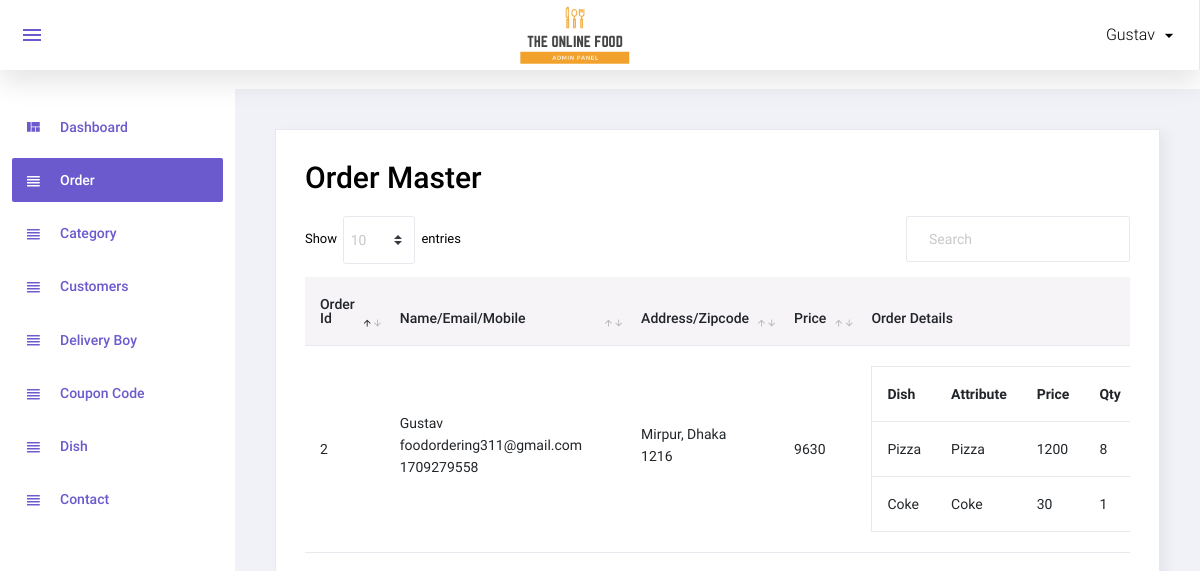
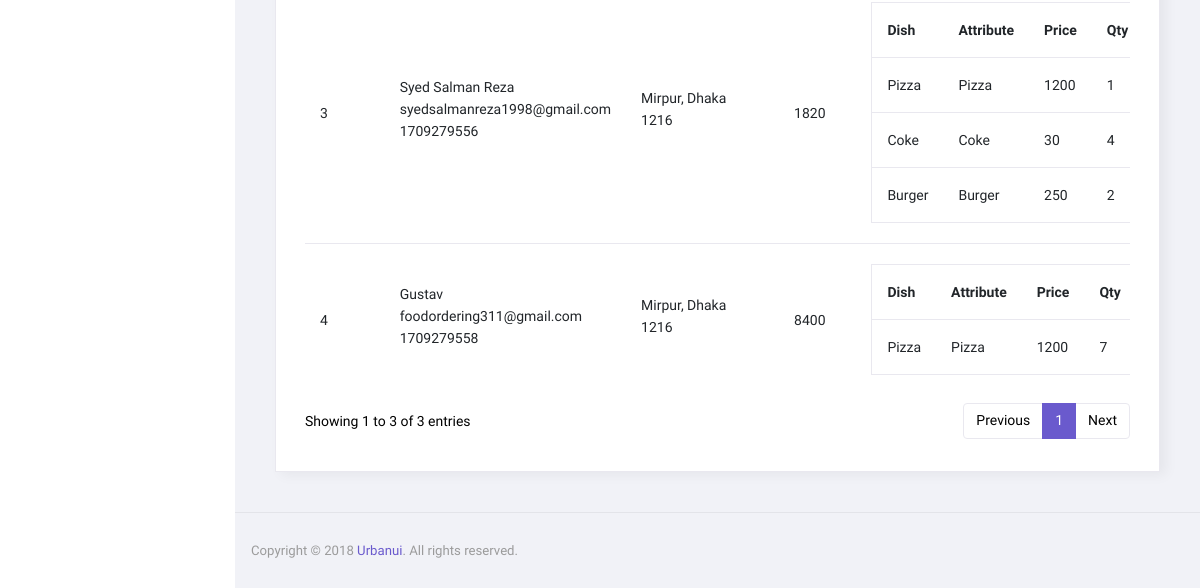
/admin/order.php (signed in), run on an earlier commit of the app's database (2 pictures, top to bottom).
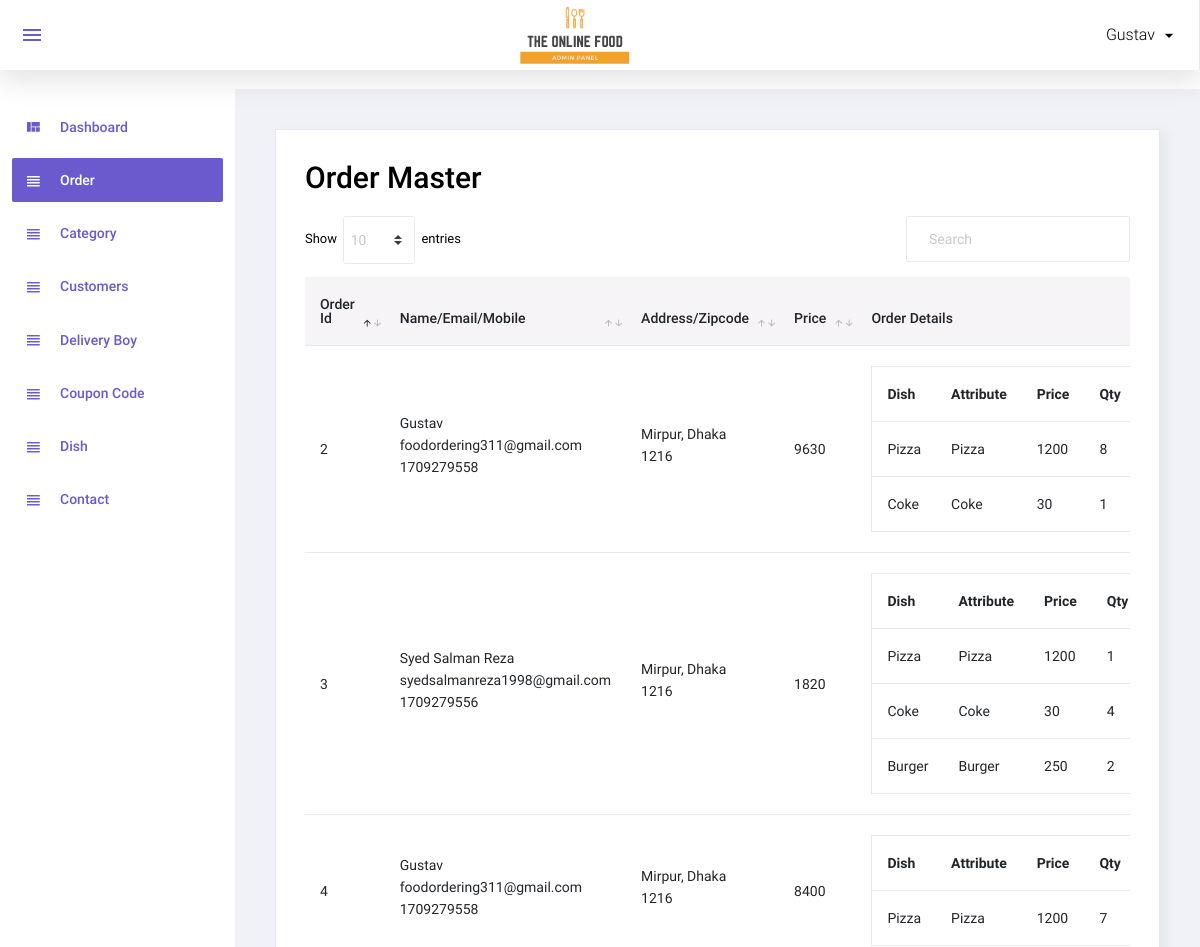
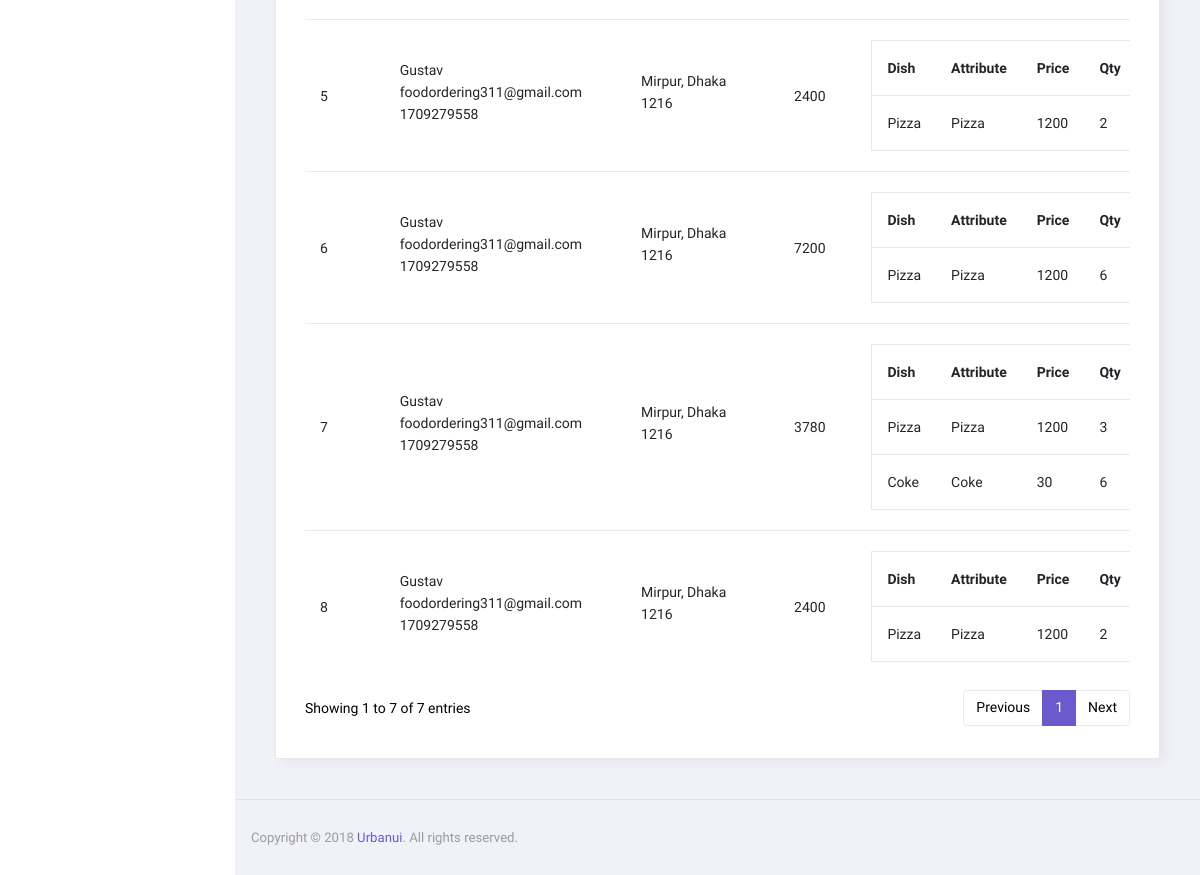
And on a later commit of the database (2 pictures, top to bottom).
### tables this page shows
CREATE TABLE `order_master` (
  `id` int(11) NOT NULL,
  `user_id` int(11) NOT NULL,
  `name` varchar(50) NOT NULL,
  `email` varchar(50) NOT NULL,
  `phone` varchar(50) NOT NULL,
  `address` text NOT NULL,
  `total_price` float NOT NULL,
  `coupon_code` varchar(20) NOT NULL,
  `final_price` float NOT NULL,
  `zipcode` varchar(10) NOT NULL,
  `delivery_boy_id` int(11) NOT NULL,
  `payment_status` varchar(20) NOT NULL,
  `order_status` int(11) NOT NULL,
  `added_on` datetime NOT NULL,
  `payment_type` varchar(20) NOT NULL
);

CREATE TABLE `order_detail` (
  `id` int(11) NOT NULL,
  `order_id` int(11) NOT NULL,
  `dish_details_id` int(11) NOT NULL,
  `price` float NOT NULL,
  `qty` int(11) NOT NULL
);

CREATE TABLE `dish` (
  `id` int(11) NOT NULL,
  `category_id` int(11) NOT NULL,
  `dish` varchar(100) NOT NULL,
  `dish_detail` text NOT NULL,
  `image` varchar(100) NOT NULL,
  `status` int(11) NOT NULL,
  `added_on` datetime NOT NULL
);

CREATE TABLE `dish_details` (
  `id` int(11) NOT NULL,
  `dish_id` int(11) NOT NULL,
  `attribute` varchar(100) NOT NULL,
  `price` int(11) NOT NULL,
  `status` int(11) NOT NULL,
  `added_on` datetime NOT NULL
);

### function.inc.php (called while the page is built, shortened)
    <?php
function getOrderDetails($oid){
    global $con;
    $sql="select order_detail.price,order_detail.qty,dish_details.attribute,dish.dish
	from order_detail,dish_details,dish
	WHERE
	order_detail.order_id=$oid AND
	order_detail.dish_details_id=dish_details.id AND
	dish_details.dish_id=dish.id";
    $data=array();
    $res=mysqli_query($con,$sql);
    while($row=mysqli_fetch_assoc($res)){
        $data[]=$row;
    }
    return $data;
}
?>

### admin/order.php (the view, shortened to what this page needs)
<?php
include('top.php');
$sql="select order_master.*,order_status.order_status as order_status_str from order_master,order_status where order_master.order_status=order_status.id order by order_master.id desc";
$res=mysqli_query($con,$sql);
?>
    <div class="card">
        <div class="card-body">
            <h1 class="grid_title">Order Master</h1>
            <div class="row grid_box">
                <div class="col-12">
                    <div class="table-responsive">
                        <table id="order-listing" class="table">
                            <thead>
                            <tr>
                                <th width="5%">Order Id</th>
                                <th width="20%">Name/Email/Mobile</th>
                                <th width="20%">Address/Zipcode</th>
                                <th width="5%">Price</th>
                                <th width="10%">Order Details</th>
                            </tr>
                            </thead>
                            <tbody>
                            <?php if(mysqli_num_rows($res)>0){
                                while($row=mysqli_fetch_assoc($res)){
                                    ?>
                                    <tr>
                                        <td><?php echo $row['id']?></td>
                                        <td>
                                            <p><?php echo $row['name']?></p>
                                            <p><?php echo $row['email']?></p>
                                            <p><?php echo $row['phone']?></p>
                                        <td>
                                            <p><?php echo $row['address']?></p>
                                            <p><?php echo $row['zipcode']?></p>
                                        </td>
                                        <td><?php echo $row['total_price']?></td>
                                        <td>
                                            <table style="border:1px solid #e9e8ef;">
                                                <tr>
                                                    <th>Dish</th>
                                                    <th>Attribute</th>
                                                    <th>Price</th>
                                                    <th>Qty</th>
                                                </tr>
                                                <?php
                                                $getOrderDetails=getOrderDetails($row['id']);
                                                foreach($getOrderDetails as $list){
                                                    ?>
                                                    <tr>
                                                        <td><?php echo $list['dish']?></td>
                                                        <td><?php echo $list['attribute']?></td>
                                                        <td><?php echo $list['price']?></td>
                                                        <td><?php echo $list['qty']?></td>
                                                    </tr>
                                                    <?php
                                                }
                                                ?>
                                            </table>
                                        </td>
                                    </tr>
                                    <?php
                                } } else { ?>
                                <tr>
                                    <td colspan="5">No data found</td>
                                </tr>
                            <?php } ?>
                            </tbody>
                        </table>
                    </div>
                </div>
            </div>
        </div>
    </div>
<?php include('footer.php');?>

What changed in the data, as far as the page shows it:
added order_master: id "8", name "Gustav", email "foodordering311@gmail.com", phone "1709279558", address "Mirpur, Dhaka", zipcode "1216", total_price "2400"
added order_detail: dish.dish "Pizza", dish_details.attribute "Pizza", price "1200", qty "2"
added order_master: id "7", name "Gustav", email "foodordering311@gmail.com", phone "1709279558", address "Mirpur, Dhaka", zipcode "1216", total_price "3780"
added order_detail: dish.dish "Pizza", dish_details.attribute "Pizza", price "1200", qty "3", shown under "7"
added order_detail: dish.dish "Coke", dish_details.attribute "Coke", price "30", qty "6", shown under "7"
added order_master: id "6", name "Gustav", email "foodordering311@gmail.com", phone "1709279558", address "Mirpur, Dhaka", zipcode "1216", total_price "7200"
added order_detail: dish.dish "Pizza", dish_details.attribute "Pizza", price "1200", qty "6"
added order_master: id "5", name "Gustav", email "foodordering311@gmail.com", phone "1709279558", address "Mirpur, Dhaka", zipcode "1216", total_price "2400"
Also different on the page:
text written by a page script: "Show entries Showing 1 to 3 of 3 entries Previous 1 Next" → "Show entries Showing 1 to 7 of 7 entries Previous 1 Next"
